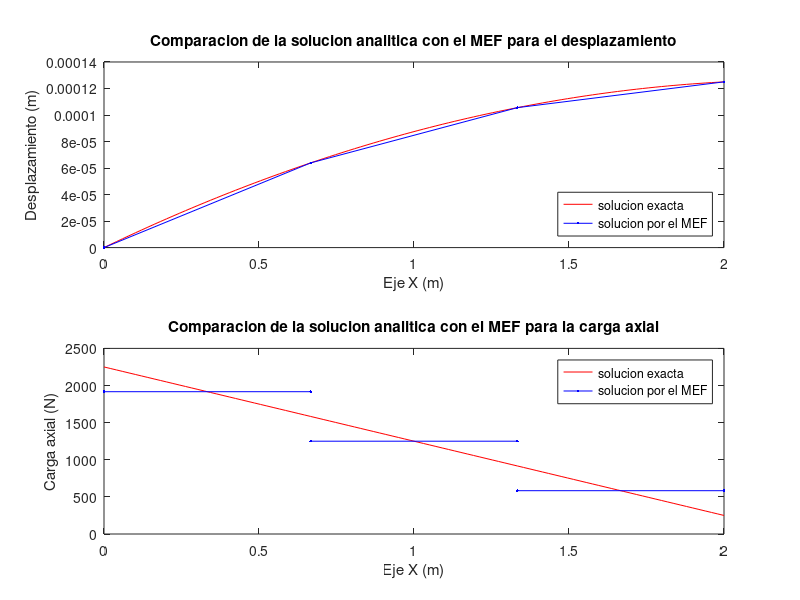

Recreate this plot in MATLAB.
clear, clc, close all        % borro la memoria, la pantalla y las figuras

%% definicion del problema
% Calcule los desplazamientos y las reacciones en el empotramiento 
% de la viga mostrada
% 
% | b (carga distribuida de magnitud b)
% |->->->->->->->->->->->->->->->->
% |====*====*====*====....====*====o-> P (carga puntual P en nodo nno)
% 1    2    3    4          nno-1  nno
% |<----longitud L de la barra---->|   el area transversal de la barra es A

%% defino las variables
nef = 3;                      % numero de elementos finitos (EF)
nno = nef+1;                  % numero de nodos
ngdl = nno;                   % numero de grados de libertad
E   = 200e9;    % Pa          % modulo de elasticidad de la barra
A   = (0.01)^2; % m^2         % area transversal de la barra
L   = 2;        % m           % longitud de la barra
b   = 1000;     % N/m         % fuerza axial aplicada sobre cada EF
P   = 250;      % N           % carga nodal al final de la barra

xnod = linspace(0,L,nno);     % posicion de los nodos
le  = diff(xnod);             % longitud de cada EF (= repmat(L/nef, nef, 1))
k   = E.*A./le;               % rigidez de cada EF

LaG = [(1:(nno-1))' (2:nno)']; % definicion de EFs con respecto a nodos

%% Relacion de cargas puntuales
f = zeros(ngdl,1); % vector de fuerzas nodales equivalentes global
f(nno) = P;        % relaciono la carga puntual en el nodo "nno"

%% ensamblo la matriz de rigidez global y el vector de fuerzas nodales
%  equivalentes global
K = zeros(ngdl);   % matriz de rigidez global
for e = 1:nef % ciclo sobre todos los elementos finitos
   idx = LaG(e,:);
   K(idx,idx) = K(idx,idx) + k(e)*[1 -1; -1 1];
   f(idx,:)   = f(idx,:)   + ((b*le(e))/2)*[1; 1];
end;

%% grados de libertad del desplazamiento conocidos y desconocidos
c = 1;    d = 2:ngdl;

% f = vector de fuerzas nodales equivalentes
% q = vector de fuerzas nodales de equilibrio del elemento
% a = desplazamientos

%| qd |   | Kcc Kcd || ac |   | fd | 
%|    | = |         ||    | - |    |     Recuerde que qc=0 (siempre)
%| qc |   | Kdc Kdd || ad |   | fc |

%% extraigo las submatrices y especifico las cantidades conocidas
Kcc = K(c,c); Kcd = K(c,d); fd = f(c);
Kdc = K(d,c); Kdd = K(d,d); fc = f(d);

% f = vector de fuerzas nodales equivalentes
% q = vector de fuerzas nodales de equilibrio del elemento
% a = desplazamientos
ac = 0;               % desplazamientos conocidos (en el gdl 1)

%% resuelvo el sistema de ecuaciones
ad = Kdd\(fc-Kdc*ac);        % calculo desplazamientos desconocidos
qd = Kcc*ac + Kcd*ad - fd;   % calculo fuerzas de equilibrio desconocidas
a = zeros(ngdl,1);  a(c) = ac;  a(d) = ad; % desplazamientos 
q = zeros(ngdl,1);  q(c) = qd;             % fuerzas nodales equivalentes

%% calculo las cargas axiales en cada elemento finito
faxial = zeros(nef,1);
for e = 1:nef % ciclo sobre todas los elementos finitos
   faxial(e) = (E*A)*[-1/le(e) 1/le(e)]*[a(LaG(e,1)); a(LaG(e,2))]; % = D*B(e)*a(e)
end;

%% imprimo los resultados
format short g
disp('Desplazamientos (m) = ');                        a 
disp('Fuerzas nodales equivalentes(N) = ');            f
disp('Fuerzas nodales de equilibrio (N) = ');          q
disp('Cargas axiales en cada elemento finito (N) = '); faxial 

%% Grafico la solucion analitica y la solucion por el MEF
% 1) grafico los desplazamientos de la barra
u = @(x) (-b*x.^2/2 + (P + b*L)*x)/(E*A); % solucion analitica para el despl.

figure                             % cree un nuevo lienzo
subplot(2,1,1);                    % grafique en la parte superior (1) del lienzo
xx = linspace(0,L,100);            % 100 puntos unif/ distrib. entre 0 y L
plot(xx, u(xx), 'r');              % grafico solucion analitica
hold on;                           % no borre el lienzo 
plot(xnod, a, 'b.-');              % grafico solucion por MEF
title('Comparacion de la solucion analitica con el MEF para el desplazamiento');
xlabel('Eje X (m)')                % titulo del eje X
ylabel('Desplazamiento (m)')       % titulo del eje Y
legend('solucion exacta','solucion por el MEF', 'Location','SouthEast');

% 2) grafico la carga axial de la barra
faxial_exacta = @(x) (P + b*(L-x)); % solucion analitica para la carga axial

subplot(2,1,2);                    % grafique en la parte inferior (2) del lienzo
plot(xx, faxial_exacta(xx), 'r');  % grafico solucion analitica
hold on;                           % no borre el lienzo
for e = 1:nef % ciclo sobre todas los elementos finitos
   plot([xnod(e) xnod(e+1)], [faxial(e) faxial(e)], 'b.-'); % grafico solucion por MEF
end;
title('Comparacion de la solucion analitica con el MEF para la carga axial');
xlabel('Eje X (m)')                % titulo del eje X
ylabel('Carga axial (N)')          % titulo del eje Y
legend('solucion exacta','solucion por el MEF', 'Location','NorthEast');

return; %bye, bye!!!
